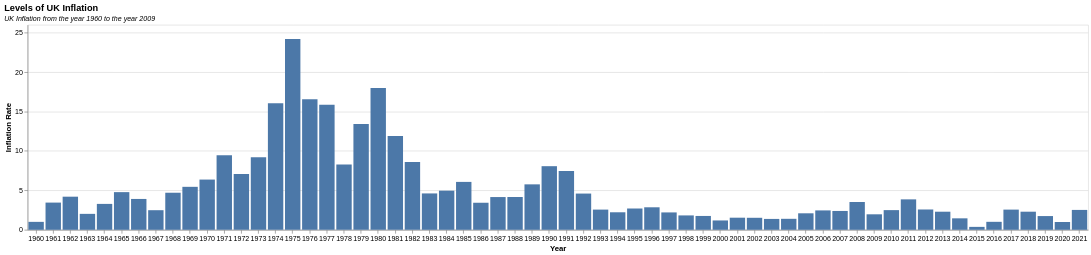

Describe this chart as a Vega-Lite specification.
### Vega-Lite specification from a JSON file in a GitHub repository (floating-point values rounded to 4 significant figures)
{"$schema": "https://vega.github.io/schema/vega-lite/v5.json", "description": "Inflation Data", "title": {"text": "Levels of UK Inflation", "subtitle": "UK Inflation from the year 1960 to the year 2009", "subtitleFontStyle": "italic", "subtitleFontSize": 10, "anchor": "start", "color": "black"}, "width": 1500, "height": 290, "data": {"values": [{" Inflation Rate": 1.004, "Year": 1960}, {" Inflation Rate": 3.447, "Year": 1961}, {" Inflation Rate": 4.197, "Year": 1962}, {" Inflation Rate": 2.018, "Year": 1963}, {" Inflation Rate": 3.282, "Year": 1964}, {" Inflation Rate": 4.774, "Year": 1965}, {" Inflation Rate": 3.91, "Year": 1966}, {" Inflation Rate": 2.482, "Year": 1967}, {" Inflation Rate": 4.697, "Year": 1968}, {" Inflation Rate": 5.447, "Year": 1969}, {" Inflation Rate": 6.367, "Year": 1970}, {" Inflation Rate": 9.445, "Year": 1971}, {" Inflation Rate": 7.071, "Year": 1972}, {" Inflation Rate": 9.196, "Year": 1973}, {" Inflation Rate": 16.04, "Year": 1974}, {" Inflation Rate": 24.21, "Year": 1975}, {" Inflation Rate": 16.56, "Year": 1976}, {" Inflation Rate": 15.84, "Year": 1977}, {" Inflation Rate": 8.263, "Year": 1978}, {" Inflation Rate": 13.42, "Year": 1979}, {" Inflation Rate": 17.97, "Year": 1980}, {" Inflation Rate": 11.88, "Year": 1981}, {" Inflation Rate": 8.599, "Year": 1982}, {" Inflation Rate": 4.609, "Year": 1983}, {" Inflation Rate": 4.961, "Year": 1984}, {" Inflation Rate": 6.071, "Year": 1985}, {" Inflation Rate": 3.428, "Year": 1986}, {" Inflation Rate": 4.149, "Year": 1987}, {" Inflation Rate": 4.155, "Year": 1988}, {" Inflation Rate": 5.76, "Year": 1989}, {" Inflation Rate": 8.063, "Year": 1990}, {" Inflation Rate": 7.462, "Year": 1991}, {" Inflation Rate": 4.591, "Year": 1992}, {" Inflation Rate": 2.559, "Year": 1993}, {" Inflation Rate": 2.219, "Year": 1994}, {" Inflation Rate": 2.697, "Year": 1995}, {" Inflation Rate": 2.852, "Year": 1996}, {" Inflation Rate": 2.201, "Year": 1997}, {" Inflation Rate": 1.821, "Year": 1998}, {" Inflation Rate": 1.753, "Year": 1999}, {" Inflation Rate": 1.183, "Year": 2000}, {" Inflation Rate": 1.532, "Year": 2001}, {" Inflation Rate": 1.52, "Year": 2002}, {" Inflation Rate": 1.377, "Year": 2003}, {" Inflation Rate": 1.39, "Year": 2004}, {" Inflation Rate": 2.089, "Year": 2005}, {" Inflation Rate": 2.456, "Year": 2006}, {" Inflation Rate": 2.387, "Year": 2007}, {" Inflation Rate": 3.521, "Year": 2008}, {" Inflation Rate": 1.962, "Year": 2009}, {" Inflation Rate": 2.493, "Year": 2010}, {" Inflation Rate": 3.856, "Year": 2011}, {" Inflation Rate": 2.573, "Year": 2012}, {" Inflation Rate": 2.292, "Year": 2013}, {" Inflation Rate": 1.451, "Year": 2014}, {" Inflation Rate": 0.368, "Year": 2015}, {" Inflation Rate": 1.008, "Year": 2016}, {" Inflation Rate": 2.558, "Year": 2017}, {" Inflation Rate": 2.293, "Year": 2018}, {" Inflation Rate": 1.738, "Year": 2019}, {" Inflation Rate": 0.9895, "Year": 2020}, {" Inflation Rate": 2.518, "Year": 2021}]}, "mark": "bar", "encoding": {"x": {"field": "Year", "type": "nominal", "axis": {"labelAngle": 0}}, "y": {"field": " Inflation Rate", "type": "quantitative"}}, "config": {}}
